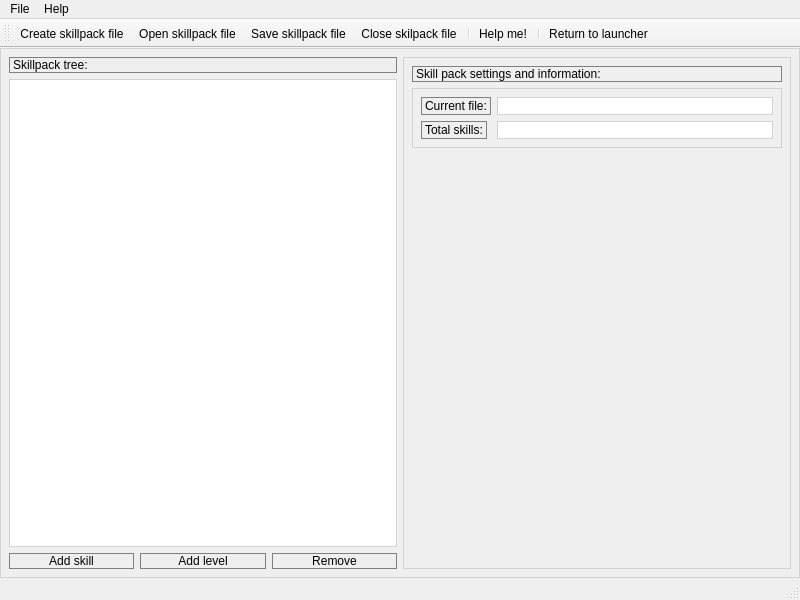
<?xml version="1.0" encoding="UTF-8"?>
<ui version="4.0">
 <class>SkillPackEditor</class>
 <widget class="QMainWindow" name="SkillPackEditor">
  <property name="geometry">
   <rect>
    <x>0</x>
    <y>0</y>
    <width>800</width>
    <height>600</height>
   </rect>
  </property>
  <property name="windowTitle">
   <string>MainWindow</string>
  </property>
  <property name="autoFillBackground">
   <bool>false</bool>
  </property>
  <widget class="QWidget" name="centralwidget">
   <property name="styleSheet">
    <string notr="true">
QPushButton:pressed {color:red}

QWidget { border: 1px solid lightgray}

QLabel {border: 1px solid gray}
QPushButton {border: 1px solid gray}

QPushButton:hover { border-radius:5px; background:lightgreen}
QLabel:hover { border-radius:5px; background:lightgreen}</string>
   </property>
   <layout class="QHBoxLayout" name="horizontalLayout">
    <item>
     <layout class="QVBoxLayout" name="skillPackTree">
      <item>
       <widget class="QLabel" name="skillpakcTreeLabel">
        <property name="text">
         <string>Skillpack tree:</string>
        </property>
       </widget>
      </item>
      <item>
       <widget class="QTreeView" name="tree"/>
      </item>
      <item>
       <layout class="QHBoxLayout" name="skillpackeditorbuttons">
        <item alignment="Qt::AlignTop">
         <widget class="QPushButton" name="AddSkill">
          <property name="text">
           <string>Add skill</string>
          </property>
         </widget>
        </item>
        <item>
         <widget class="QPushButton" name="AddLevel">
          <property name="text">
           <string>Add level</string>
          </property>
         </widget>
        </item>
        <item>
         <widget class="QPushButton" name="remove">
          <property name="text">
           <string>Remove</string>
          </property>
         </widget>
        </item>
       </layout>
      </item>
     </layout>
    </item>
    <item>
     <widget class="QWidget" name="toolsAndDescriptionWidget_2" native="true">
      <layout class="QVBoxLayout" name="toolsAndDescriptionWidget">
       <item>
        <widget class="QLabel" name="SettingsLabel">
         <property name="text">
          <string>Skill pack settings and information:</string>
         </property>
        </widget>
       </item>
       <item>
        <widget class="QWidget" name="tools" native="true">
         <property name="styleSheet">
          <string notr="true"/>
         </property>
         <layout class="QFormLayout" name="formLayout_2">
          <item row="0" column="0">
           <widget class="QLabel" name="currentFileLabel">
            <property name="text">
             <string>Current file:</string>
            </property>
           </widget>
          </item>
          <item row="0" column="1">
           <widget class="QLineEdit" name="currentFileName">
            <property name="enabled">
             <bool>true</bool>
            </property>
            <property name="text">
             <string/>
            </property>
            <property name="readOnly">
             <bool>true</bool>
            </property>
           </widget>
          </item>
          <item row="1" column="0">
           <widget class="QLabel" name="label">
            <property name="text">
             <string>Total skills:</string>
            </property>
           </widget>
          </item>
          <item row="1" column="1">
           <widget class="QLineEdit" name="totalSkills">
            <property name="readOnly">
             <bool>true</bool>
            </property>
           </widget>
          </item>
         </layout>
        </widget>
       </item>
       <item>
        <spacer name="verticalSpacer">
         <property name="orientation">
          <enum>Qt::Vertical</enum>
         </property>
         <property name="sizeHint" stdset="0">
          <size>
           <width>20</width>
           <height>40</height>
          </size>
         </property>
        </spacer>
       </item>
      </layout>
     </widget>
    </item>
   </layout>
  </widget>
  <widget class="QMenuBar" name="menubar">
   <property name="geometry">
    <rect>
     <x>0</x>
     <y>0</y>
     <width>800</width>
     <height>21</height>
    </rect>
   </property>
   <widget class="QMenu" name="menuFile">
    <property name="title">
     <string>File</string>
    </property>
    <addaction name="actionCreate"/>
    <addaction name="actionOpen"/>
    <addaction name="actionSave"/>
    <addaction name="actionClose"/>
    <addaction name="actionReturn_to_launcher"/>
   </widget>
   <widget class="QMenu" name="menuHelp">
    <property name="title">
     <string>Help</string>
    </property>
    <addaction name="actionHelp_me"/>
   </widget>
   <addaction name="menuFile"/>
   <addaction name="menuHelp"/>
  </widget>
  <widget class="QStatusBar" name="statusbar"/>
  <widget class="QToolBar" name="toolBar">
   <property name="windowTitle">
    <string>toolBar</string>
   </property>
   <property name="allowedAreas">
    <set>Qt::AllToolBarAreas</set>
   </property>
   <property name="orientation">
    <enum>Qt::Horizontal</enum>
   </property>
   <attribute name="toolBarArea">
    <enum>TopToolBarArea</enum>
   </attribute>
   <attribute name="toolBarBreak">
    <bool>false</bool>
   </attribute>
   <addaction name="actionCreate"/>
   <addaction name="actionOpen"/>
   <addaction name="actionSave"/>
   <addaction name="actionClose"/>
   <addaction name="separator"/>
   <addaction name="actionHelp_me"/>
   <addaction name="separator"/>
   <addaction name="actionReturn_to_launcher"/>
  </widget>
  <action name="actionCreate">
   <property name="text">
    <string>Create skillpack file</string>
   </property>
  </action>
  <action name="actionOpen">
   <property name="text">
    <string>Open skillpack file</string>
   </property>
  </action>
  <action name="actionSave">
   <property name="text">
    <string>Save skillpack file</string>
   </property>
  </action>
  <action name="actionClose">
   <property name="text">
    <string>Close skilpack file</string>
   </property>
  </action>
  <action name="actionHelp_me">
   <property name="text">
    <string>Help me!</string>
   </property>
  </action>
  <action name="actionReturn_to_launcher">
   <property name="text">
    <string>Return to launcher</string>
   </property>
  </action>
 </widget>
 <resources/>
 <connections/>
</ui>
